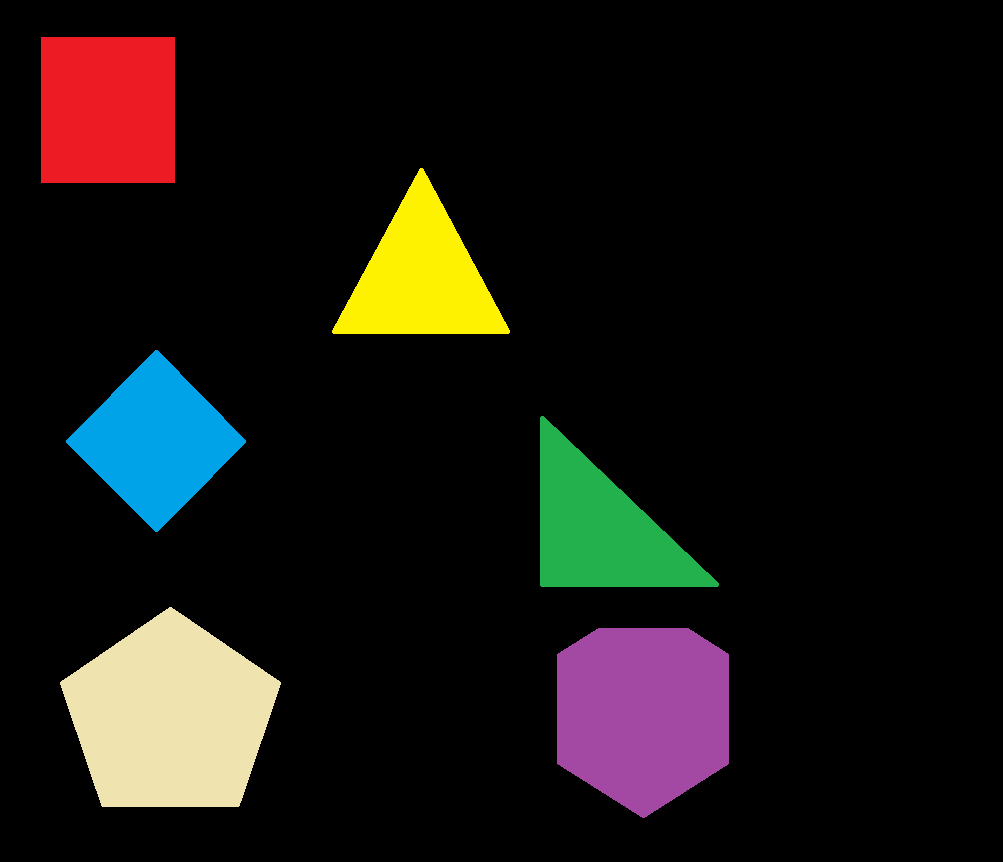
#> input picture image/shape.png, 1003 x 862 px, given in place of the camera
$ python main.py
#> lines starting #> are read from the running program, lines starting #| are printed output that depends on the picture; after the words box and inside, x2 and y2 are one past the last pixel; in counts of white or black regions, pixels touching at a corner belong together
import cv2
import numpy as np

cap = cv2.VideoCapture(1)

def empty(pos):
    pass

cv2.namedWindow('Parameters')
cv2.resizeWindow('Parameters', 600, 300)
cv2.createTrackbar('Threshold_1', 'Parameters', 0, 255, empty)
cv2.createTrackbar('Threshold_2', 'Parameters', 0, 255, empty)
cv2.createTrackbar("Area", "Parameters", 1000, 5000, empty)

def stack_img(scale, img_array):
    rows = len(img_array)
    cols = len(img_array[0])

    rows_available = isinstance(img_array[0], list)

    width = img_array[0][0].shape[1]
    height = img_array[0][0].shape[0]

    if rows_available:
        for x in range(0, rows):

            for y in range(0, cols):

                if img_array[x][y].shape[:2] == img_array[0][0].shape[:2]:
                    img_array[x][y] = cv2.resize(img_array[x][y], (0, 0), None, scale, scale)

                else:
                    img_array[x][y] = cv2.resize(img_array[x][y], (img_array[0][0].shape[1], img_array[0][0].shape[0]), None, scale, scale)

                if len(img_array[x][y].shape) == 2:
                    img_array[x][y] = cv2.cvtColor(img_array[x][y], cv2.COLOR_GRAY2BGR)

        img_blank = np.zeros((height, width, 3), np.uint8)

        hor = [img_blank]*rows
        hor_con = [img_blank]*rows

        for x in range(0, rows):
            hor[x] = np.hstack(img_array[x])

        ver = np.vstack(hor)

    else:
        for x in range(0, rows):

            if img_array[x].shape[:2] == img_array[0].shape[:2]:
                img_array[x] = cv2.resize(img_array[x], (0, 0), None, scale, scale)

            else:
                img_array[x] = cv2.resize(img_array[x], (img_array[0].shape[1], img_array[0].shape[0]), None, scale, scale)

            if len(img_array[x].shape) == 2:
                img_array[x] = cv2.cvtColor(img_array[x], cv2.COLOR_GRAY2BGR)

        hor = np.hstack(img_array)
        ver = hor
    return ver

def getContours(img, imgContours):

    contours, hierarchy = cv2.findContours(img, cv2.RETR_EXTERNAL, cv2.CHAIN_APPROX_NONE)

    for i in contours:
        area = cv2.contourArea(i)
        area_min = cv2.getTrackbarPos("Area", "Parameters")

        # Amplitude of shape(using the cennter of mass)
        M = cv2.moments(i, False)

        if M['m00'] != 0:
            cX = int(M['m10'] / M['m00'])
            cY = int(M['m01'] / M['m00'])
        else:
            cX = 0
            cY = 0

        y_list=[]

        y_list.append(abs(360 - cY))

        amplitude = round(abs(360-cY)/94.2, 3)
        max_amplitude = round(max(y_list)/94.2, 3)

        cv2.circle(img_contour, (cX, cY), 4, (255, 0, 0), -1)
        cv2.drawContours(img_contour, [i], 0, (0, 255, 255), 2)

        if area > area_min:
            cv2.drawContours(img_contour, i, -1, (255, 0, 255), 7)

            arc = cv2.arcLength(i, True)
            approx = cv2.approxPolyDP(i, 0.02 * arc, True)

            x, y, w, h = cv2.boundingRect(approx)

            cv2.rectangle(img_contour, (x, y), (x+w, y+h), (0, 255, 0), 5)

            cv2.putText(img_contour, 'Points : ' + str(len(approx)), (20, 40), cv2.FONT_HERSHEY_COMPLEX, 0.75, (212, 175, 55), 1)
            cv2.putText(img_contour, 'Amplitude : ' + str(amplitude) + 'mm', (20, 75), cv2.FONT_HERSHEY_COMPLEX, 0.75, (212, 175, 55), 1)
            cv2.putText(img_contour, 'Max Amplitude : ' + str(max_amplitude) + 'mm', (20, 110), cv2.FONT_HERSHEY_COMPLEX, 0.75, (212, 175, 55), 1)

while True:
    success, img = cap.read()
#> img is the input picture: shape (862, 1003, 3); mean B, G, R 18.1, 21.7, 24.1
    img_contour = img.copy()

    img_blur = cv2.GaussianBlur(img, (7, 7), 1)
    img_gray = cv2.cvtColor(img_blur, cv2.COLOR_BGR2GRAY)
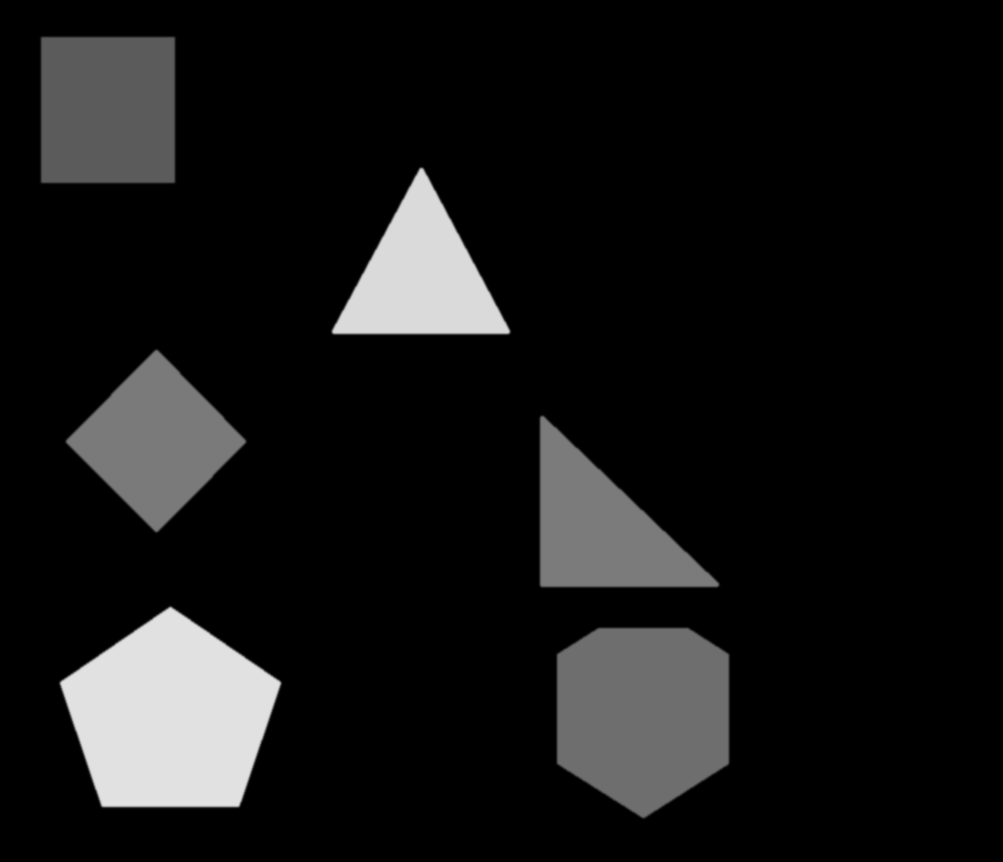
#> img_gray: shape (862, 1003); min 0, max 225, mean 22

    threshold_1 = cv2.getTrackbarPos('Threshold_1', 'Parameters')
    threshold_2 = cv2.getTrackbarPos('Threshold_2', 'Parameters')

    img_canny = cv2.Canny(img_gray, threshold_1, threshold_2)
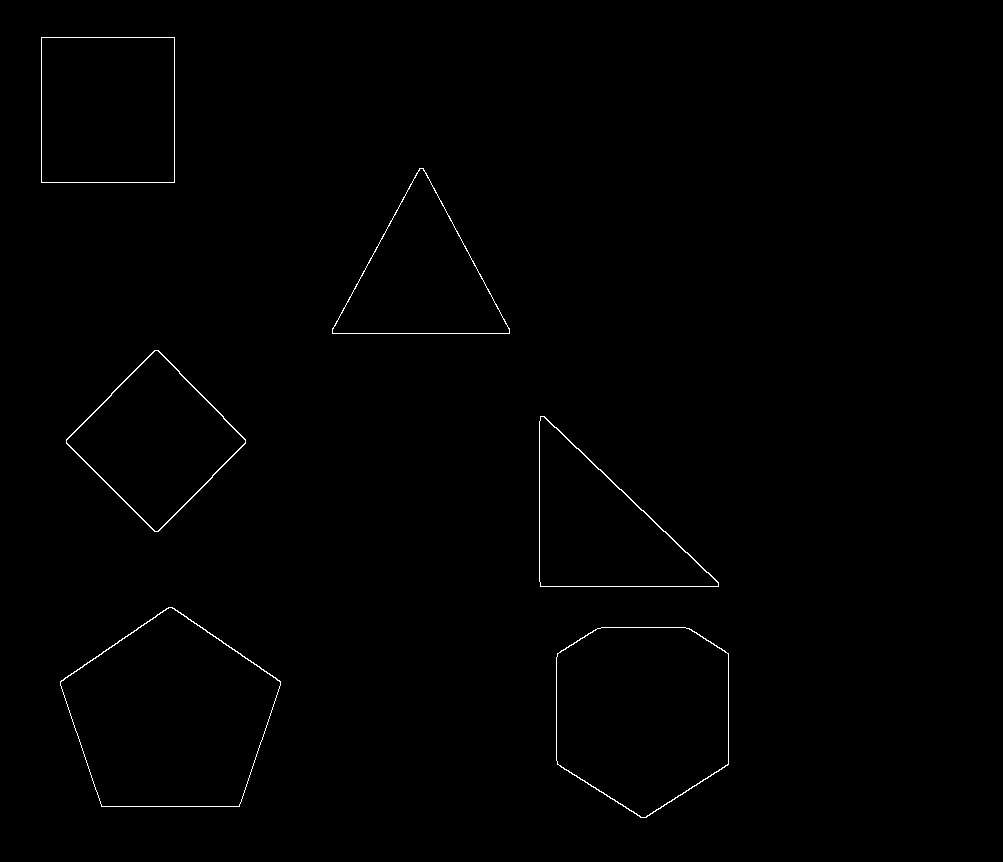
#> img_canny: shape (862, 1003); 0.47% white in thin lines or dots, all inside (x1, y1, x2, y2) = (41, 37, 729, 818)
    kernel = np.ones((5, 5))
    img_dil = cv2.dilate(img_canny, kernel, iterations = 1)
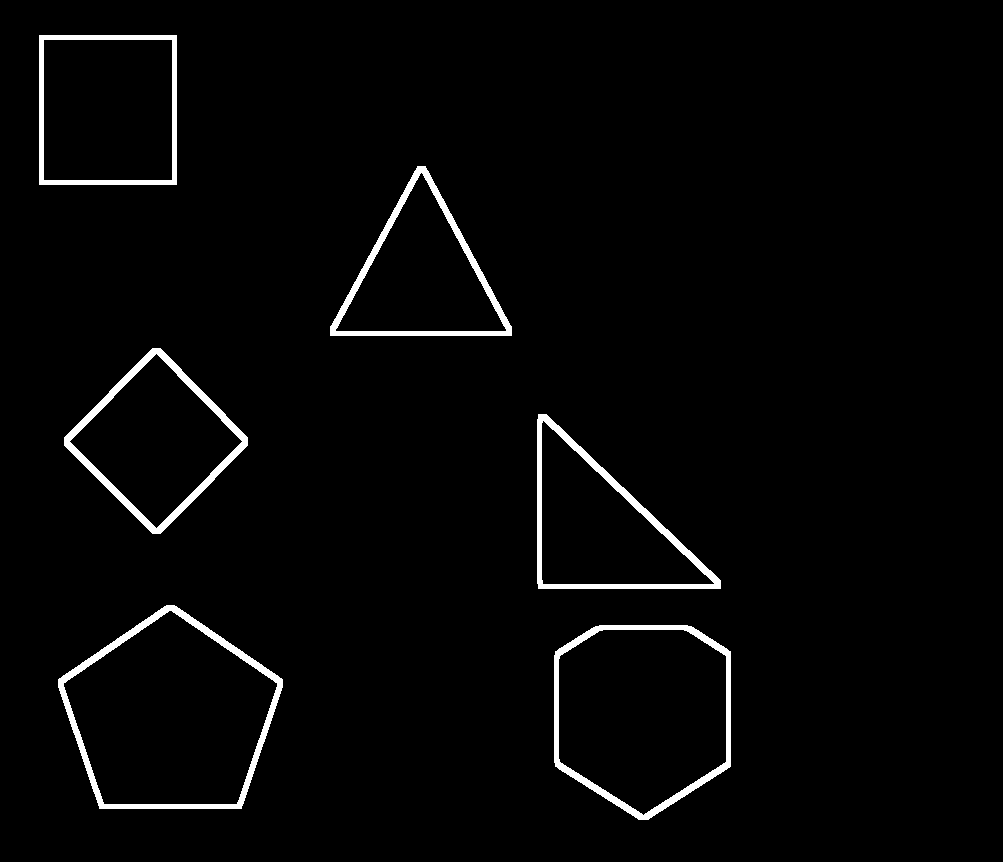
#> img_dil: shape (862, 1003); 2.4% white; 6 white regions

    getContours(img_dil, img_contour)
#> in getContours, `contours, hierarchy = cv2.findContours(img, cv2.RETR_EXTERNAL, cv2.CHA..`: contours = 6 contours; box (x1, y1, x2, y2) and area: (58, 605, 283, 809) 32488, (554, 625, 731, 820) 28582, (39, 35, 177, 185) 20413, (64, 348, 248, 534) 18376, (537, 414, 721, 589) 17385, (330, 166, 512, 336) 16624
#> in getContours, `area = cv2.contourArea(i)`: area = 28582
#> in getContours, `M = cv2.moments(i, False)`: M = moments, m00 28582, centre m10/m00, m01/m00 = (642.2, 713)
#> in getContours, `cX = int(M['m10'] / M['m00'])`: cX = 642
#> in getContours, `cY = int(M['m01'] / M['m00'])`: cY = 713
#> in getContours, `amplitude = round(abs(360-cY)/94.2, 3)`: amplitude = 3.75
#> in getContours, `cv2.circle(img_contour, (cX, cY), 4, (255, 0, 0), -1)`: img_contour: shape (862, 1003, 3); 0.01% of pixels changed, all inside (x1, y1, x2, y2) = (638, 709, 647, 718)
#> in getContours, `arc = cv2.arcLength(i, True)`: arc = 646.3
#> in getContours, `approx = cv2.approxPolyDP(i, 0.02 * arc, True)`: approx = [[595, 626], [555, 651], [555, 766], [648, 819], [730, 766], [730, 651], [687, 625]]
#> in getContours, `x, y, w, h = cv2.boundingRect(approx)`: x = 555; y = 625; w = 176; h = 195
#> in getContours, `cv2.putText(img_contour, 'Points : ' + str(len(approx)), (20, 40), cv2..`: img_contour: shape (862, 1003, 3); mean B, G, R 18.8, 23.2, 24.7
#> in getContours, `cv2.putText(img_contour, 'Max Amplitude : ' + str(max_amplitude) + 'mm..`:
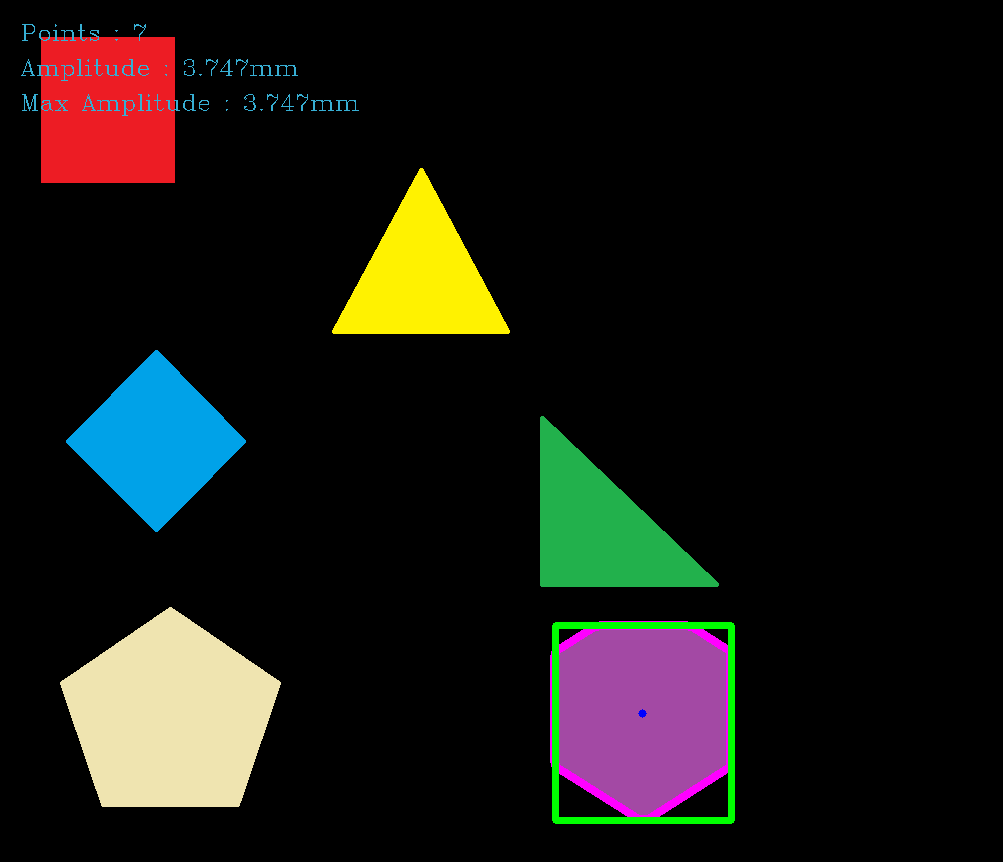
#> img_contour: shape (862, 1003, 3); mean B, G, R 19.2, 23.6, 24.6

    stack = stack_img(0.7, ([img, img_blur, img_gray], [img_canny, img_dil, img_contour]))
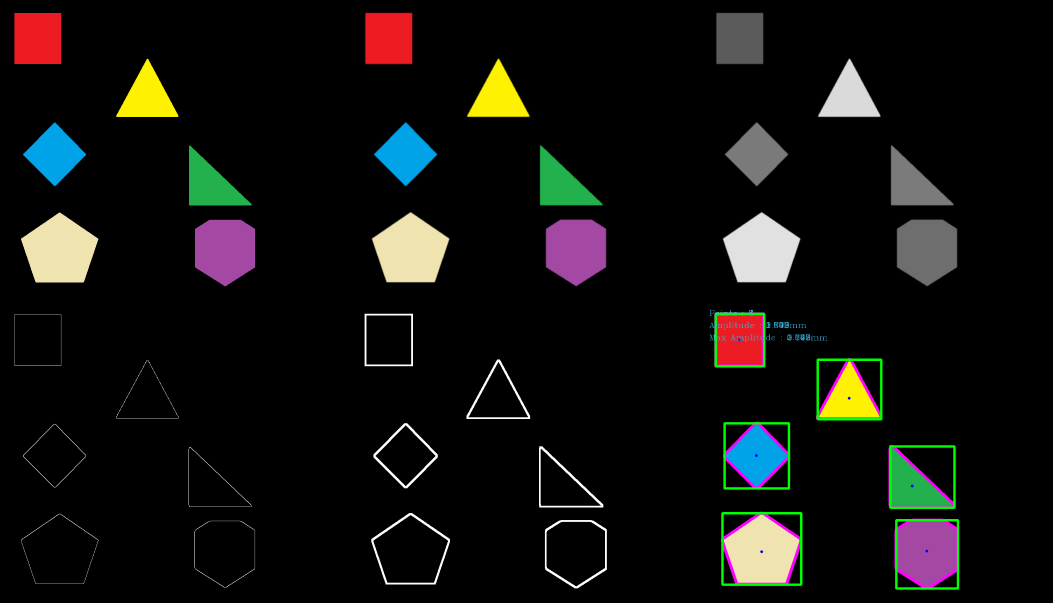
#> stack: shape (1206, 2106, 3) (shown at 1/2 size); mean B, G, R 14.8, 17.1, 17.6

    cv2.imshow('Result', stack)

    if cv2.waitKey(50) & 0xFF == ord('q'):
#> (key q is pressed here)
        break
